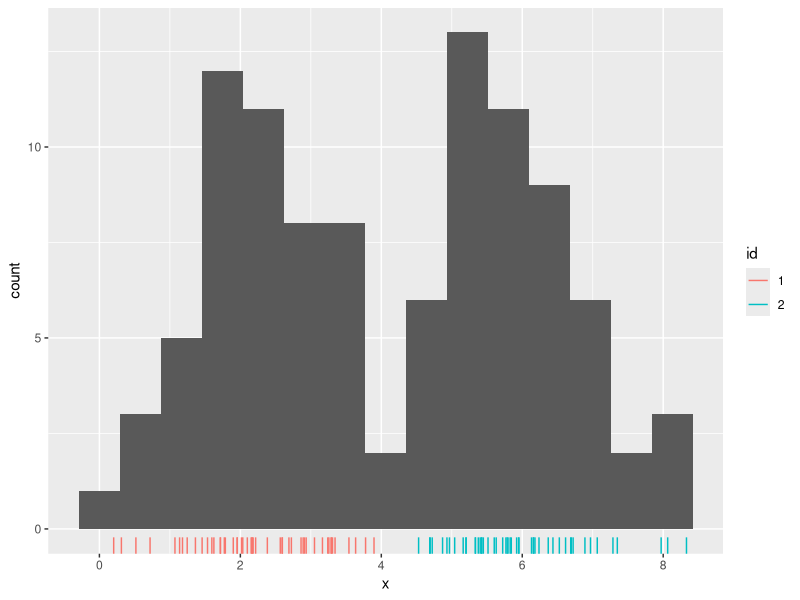
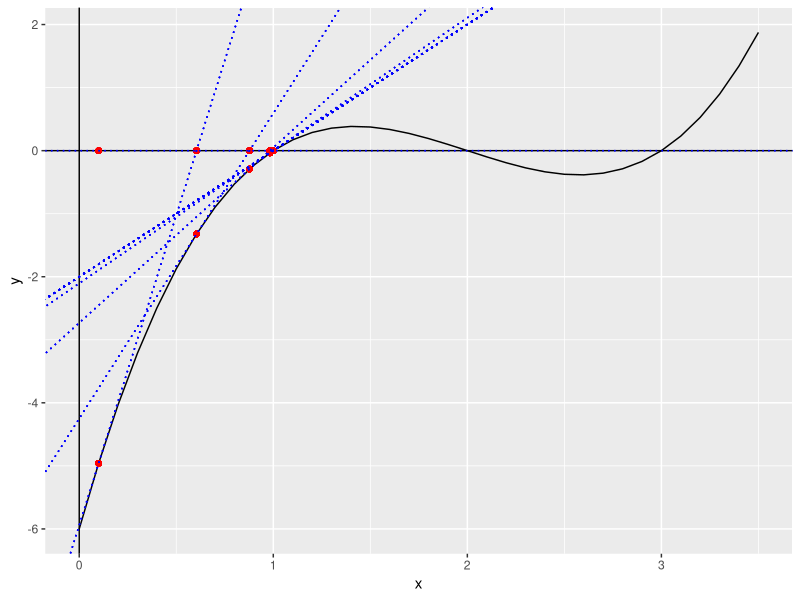
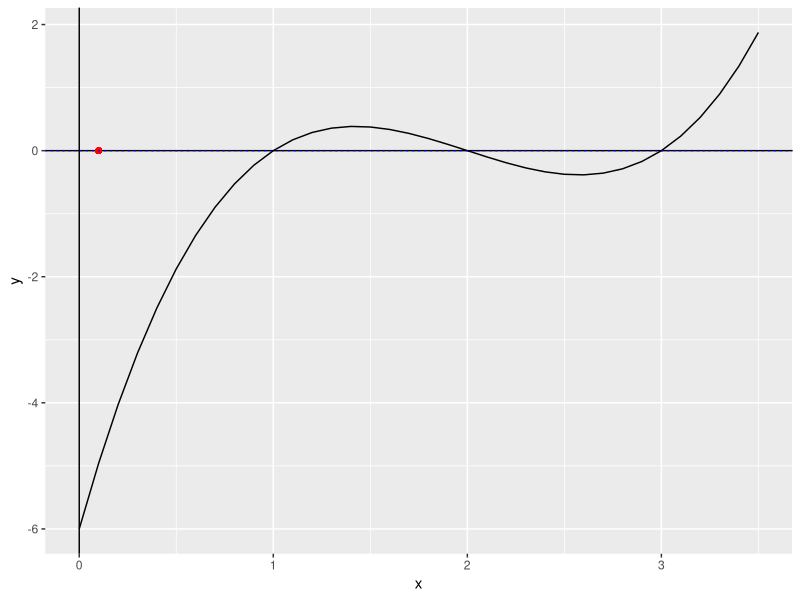
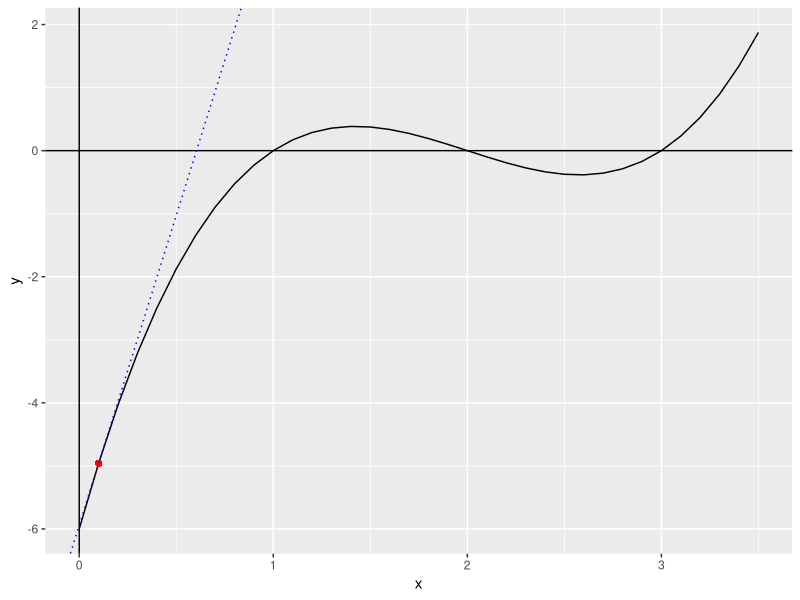
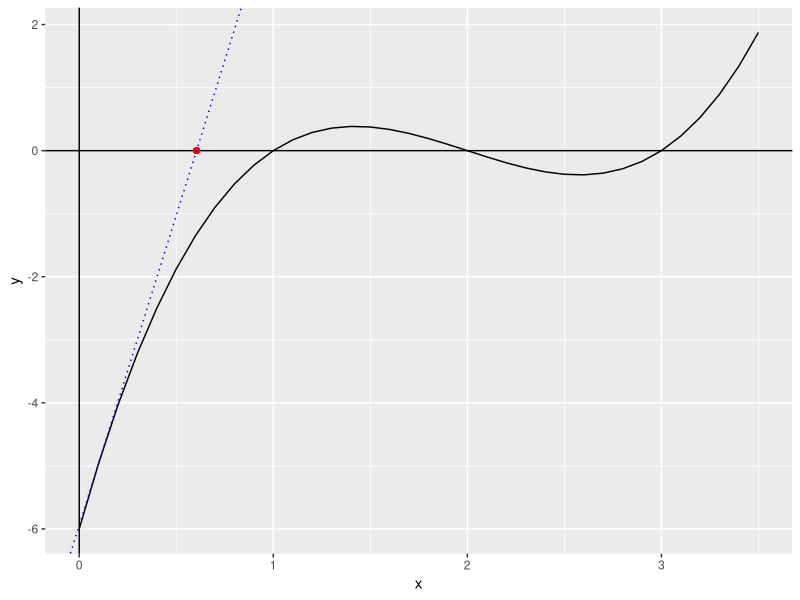
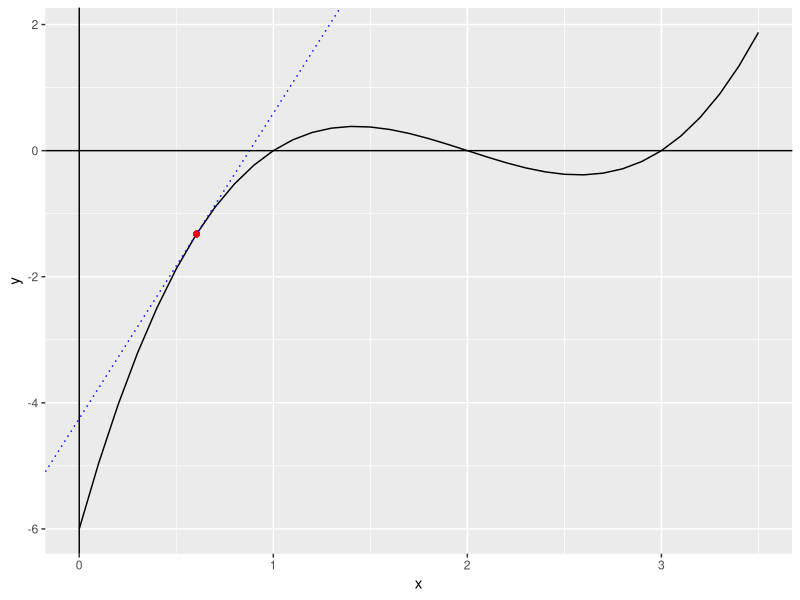
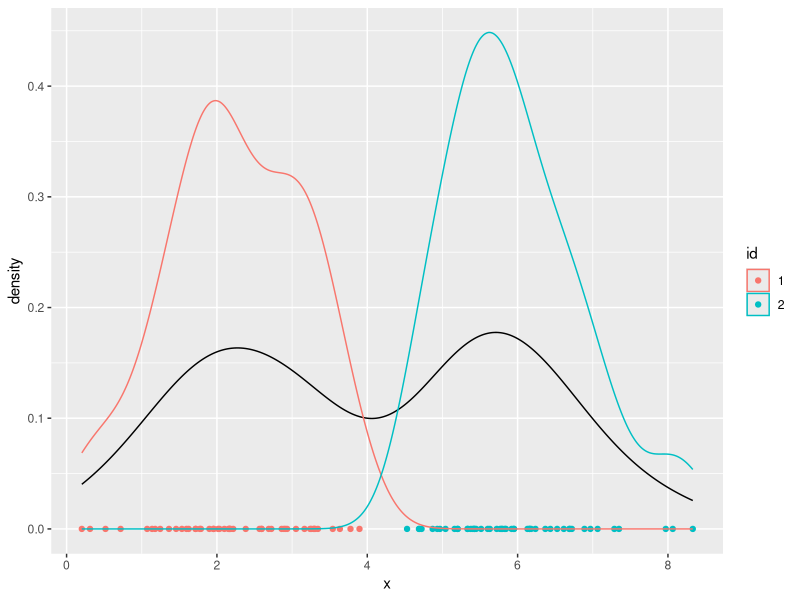
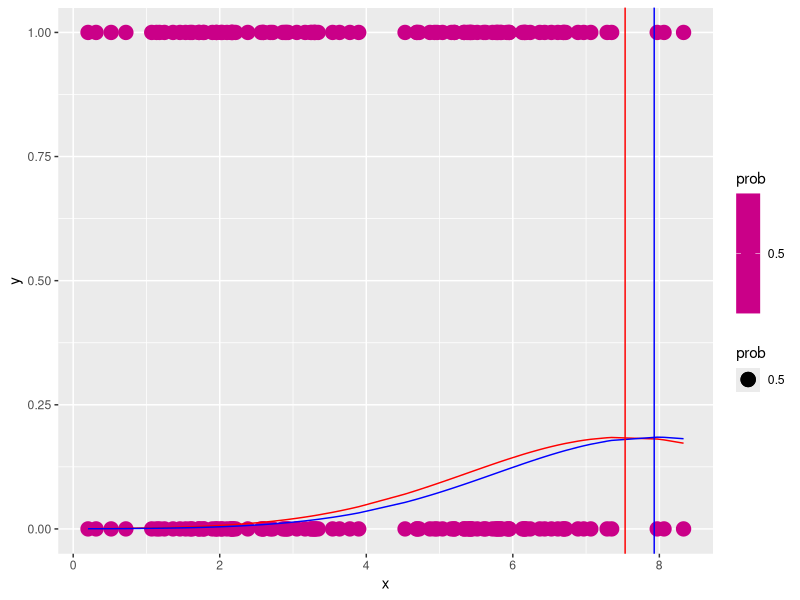

These charts were generated, in order, by the following R code:
## ---- chunk 1
knitr::opts_chunk$set(echo = TRUE)

library(dplyr)
library(magrittr)
library(mclust)
library(ggplot2)

weighted.var <- function(x, w, na.rm = FALSE) {
  if (na.rm) {
    w <- w[i <- !is.na(x)]
    x <- x[i]
  }
  sum.w <- sum(w)
  sum.w2 <- sum(w^2)
  mean.w <- sum(x * w) / sum(w)
  (sum.w / (sum.w^2 - sum.w2)) * sum(w * (x - mean.w)^2, na.rm =
                                       na.rm)
}
set.seed(4)
respuesta=c(2,1,6,1)


a=data.frame(x=rnorm(50,respuesta[1],sqrt(respuesta[2])),id="1")
b=data.frame(x=rnorm(50,respuesta[3],sqrt(respuesta[4])),id="2")

tot=rbind(a,b)
tot$prob=0.5




## ---- chunk 2
ggplot(tot,aes(x=x))+geom_histogram(bins=15)+geom_rug(aes(color=id))
## ---- chunk 3
func=function(x){(x^3-6*x^2+11*x-6)*1}
dfunc=function(x){(3*x^2-12*x+11)*1}


aa=data.frame(x=seq(0,3.5,0.1))

aa$y=func(aa$x)


aa$xit=0.1
aa$yit=0

aa$frame=0
aa$pendiente=aa$corte=0
aa$linea=FALSE


ab=aa
i=0

for(i in 0:20){
        
        aa %<>% mutate(yit=func(xit),frame=frame+1)
                
        ab %<>% rbind(aa)
        
        aa %<>% mutate(pendiente=dfunc(xit),corte=-pendiente*xit+func(xit),
                       linea=TRUE,frame=frame+1)
        
        ab %<>% rbind(aa)
        
        aa %<>% mutate(xit=xit-func(xit)/dfunc(xit),yit=0,frame=frame+1)
        
        ab %<>% rbind(aa)
        
        aa %<>% mutate(linea=FALSE,frame=frame+1)
        
        ab %<>% rbind(aa)
}


ggplot(data=ab,aes(x=x,y=y,frame=frame))+
        geom_line()+geom_hline(yintercept=0)+
        geom_vline(xintercept = 0)+
        geom_point(aes(x=xit,y=yit),color="red")+
        geom_abline(aes(slope=pendiente,intercept=corte,frame=frame),color="blue",linetype="dotted")



## ---- chunk 4
ggplot(data=ab %>% filter(frame==0),aes(x=x,y=y))+
        geom_line()+geom_hline(yintercept=0)+
        geom_vline(xintercept = 0)+
        geom_point(aes(x=xit,y=yit),color="red")+
        geom_abline(aes(slope=pendiente,intercept=corte),color="blue",linetype="dotted")
## ---- chunk 5
ggplot(data=ab %>% filter(frame==2),aes(x=x,y=y))+
        geom_line()+geom_hline(yintercept=0)+
        geom_vline(xintercept = 0)+
        geom_point(aes(x=xit,y=yit),color="red")+
        geom_abline(aes(slope=pendiente,intercept=corte),color="blue",linetype="dotted")
## ---- chunk 6
ggplot(data=ab %>% filter(frame==3),aes(x=x,y=y))+
        geom_line()+geom_hline(yintercept=0)+
        geom_vline(xintercept = 0)+
        geom_point(aes(x=xit,y=yit),color="red")+
        geom_abline(aes(slope=pendiente,intercept=corte),color="blue",linetype="dotted")
## ---- chunk 7
ggplot(data=ab %>% filter(frame==6),aes(x=x,y=y))+
        geom_line()+geom_hline(yintercept=0)+
        geom_vline(xintercept = 0)+
        geom_point(aes(x=xit,y=yit),color="red")+
        geom_abline(aes(slope=pendiente,intercept=corte),color="blue",linetype="dotted")
## ---- chunk 8
func=function(x){(x^3-6*x^2+11*x-6)*1}
dfunc=function(x){(3*x^2-12*x+11)*1}
valor=list(-8)
for(i in 2:10){
        valor[[i]]=valor[[i-1]]-func(valor[[i-1]])/dfunc(valor[[i-1]])
}
data.frame(unlist(valor))

## ---- chunk 9

tot=rbind(a,b)
tot$prob=0.5
pi=mean(tot$prob)
tot$pi=pi
ggplot(tot,aes(x=x))+geom_density()+geom_point(y=0,aes(color=id))+
  geom_density(aes(color=id))

tot$plot=0


tot$mu1=runif(1,0,10)
tot$mu2=runif(1,0,10)
tot$s1=var(tot$x)/2
tot$s2=sd(tot$x)^2/2
tot2=tot
i=1
for(i in 1:100){
        #Paso 1= asignar de manera aleatoria el parametro de vectores
        
        
        
        #Paso 2 Asignar a cada uno de estos puntos las probabilidades de pertener a cada uno
        
        
tot$prob=dnorm(tot$x,tot$mu1[1],sqrt(tot$s1[1]))*tot$pi/
                (dnorm(tot$x,tot$mu1[1],sqrt(tot$s1[1]))*tot$pi+
                         dnorm(tot$x,tot$mu2[1],sqrt(tot$s2[1]))*(1-tot$pi))
        
        tot$plot=2*i-1
        pi=mean(tot$prob)
        tot$pi=pi
        tot2=rbind(tot2,tot)
        
        ###  paso 4 recalcular parametros
        
        tot=tot %>% mutate(mu1=weighted.mean(x,prob),
                       s1=weighted.var(x,prob),
                       mu2=weighted.mean(x,1-prob),
                       s2=weighted.var(tot$x,1-tot$prob))
       
        
        
         
        
        tot$plot=2*i
        
        tot2=rbind(tot2,tot)
        
        
}


## ---- chunk 10
ggplot(tot2 %>% filter(plot==0),aes(x=x,weight=prob))+
        geom_point(aes(y=0,color=prob,size=prob))+
        geom_point(aes(y=1,color=prob,size=1-prob))+
        scale_color_gradient(high="red",low="blue")+
       geom_line(aes(y=dnorm(x,mu1,s1)),color="red")+
        geom_line(aes(y=dnorm(x,mu2,s2)),color="blue")+
        geom_vline(aes(xintercept = mu1),color="red")+
        geom_vline(aes(xintercept = mu2),color="blue")
## ---- chunk 11
ggplot(tot2 %>% filter(plot==1),aes(x=x,weight=prob))+
        geom_point(aes(y=0,color=prob,size=prob))+
        geom_point(aes(y=1,color=prob,size=1-prob))+
        scale_color_gradient(high="red",low="blue")+
       geom_line(aes(y=dnorm(x,mu1,s1)),color="red")+
        geom_line(aes(y=dnorm(x,mu2,s2)),color="blue")+
        geom_vline(aes(xintercept = mu1),color="red")+
        geom_vline(aes(xintercept = mu2),color="blue")
## ---- chunk 12
ggplot(tot2 %>% filter(plot==2),aes(x=x,weight=prob))+
        geom_point(aes(y=0,color=prob,size=prob))+
        geom_point(aes(y=1,color=prob,size=1-prob))+
        scale_color_gradient(high="red",low="blue")+
       geom_line(aes(y=dnorm(x,mu1,s1)),color="red")+
        geom_line(aes(y=dnorm(x,mu2,s2)),color="blue")+
        geom_vline(aes(xintercept = mu1),color="red")+
        geom_vline(aes(xintercept = mu2),color="blue")
## ---- chunk 13
ggplot(tot2 %>% filter(plot==195),aes(x=x,weight=prob))+
        geom_point(aes(y=0,color=prob,size=prob))+
        geom_point(aes(y=1,color=prob,size=1-prob))+
        scale_color_gradient(high="red",low="blue")+
       geom_line(aes(y=dnorm(x,mu1,s1)),color="red")+
        geom_line(aes(y=dnorm(x,mu2,s2)),color="blue")+
        geom_vline(aes(xintercept = mu1),color="red")+
        geom_vline(aes(xintercept = mu2),color="blue")
